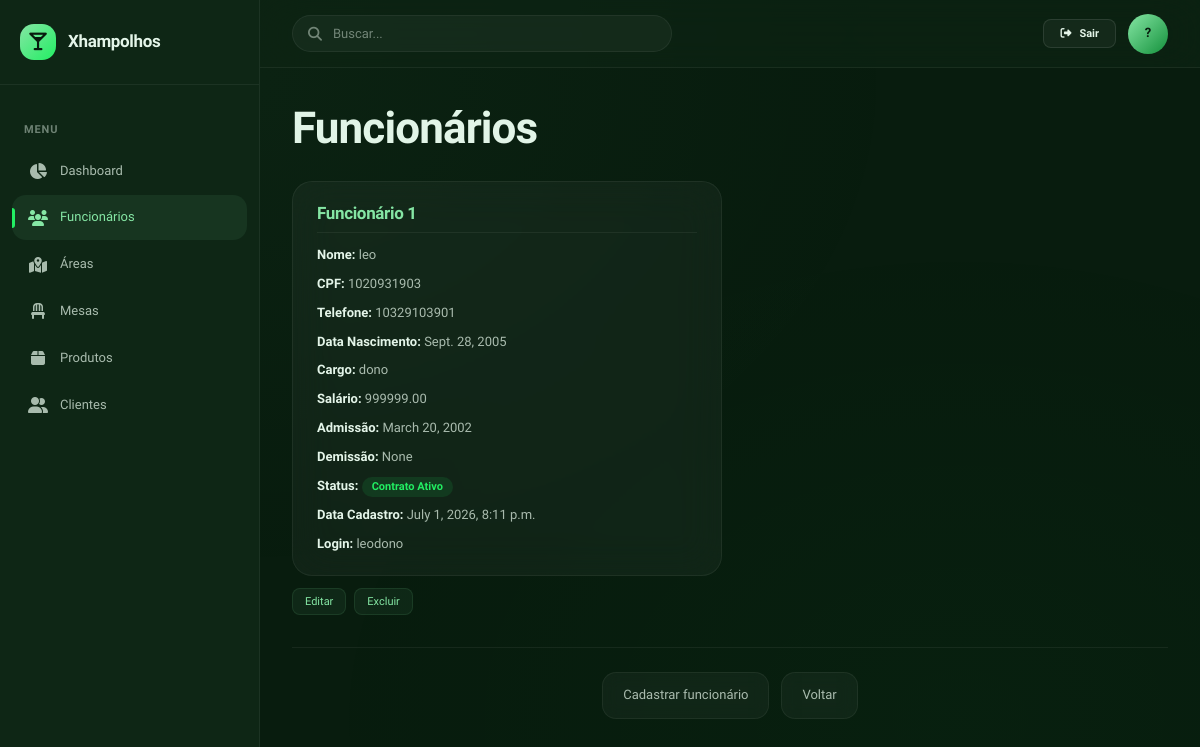
The app's page /empresas/1/funcionarios/ with its own data.
### apps/empresas/models.py (models this page shows, shortened)
class FuncionarioModel(models.Model):
    nome = models.CharField(max_length=255)
    cpf = models.CharField(max_length=11, unique=True)
    empresa = models.ForeignKey(
        EmpresaModel,
        on_delete=models.CASCADE,
        related_name="funcionarios"
    )
    cargo = models.CharField(max_length=255)
    data_nascimento = models.DateField(db_comment="Data de nasicmento do funcionário")
    telefone = models.CharField(max_length=11)
    salario = models.DecimalField(max_digits=10, decimal_places=2)
    contrato_ativo = models.BooleanField(default=True)
    data_admissao = models.DateField(db_comment="Data de admissão do funcionário")
    data_demissao = models.DateField(db_comment="Data de demissão do funcionário", null=True, blank=True)
    data_cadastro = models.DateTimeField(auto_now_add=True)
    usuario = models.OneToOneField(
        User,
        on_delete=models.CASCADE,
        related_name="funcionario"
    )

### apps/empresas/views.py (the view)
# urls.py: path("<int:id>/funcionarios/", views.funcionariosView, name="funcionarios"),
def funcionariosView(request, id):
    empresa = get_object_or_404(EmpresaModel, id=id)
    contexto = {
        "id": id,
        "funcionarios": empresa.funcionarios.all(),
        "empresa": empresa,
    }
    return render(request, "empresas/funcionario/empresasFuncionarios.html", contexto)

### templates/empresas/funcionario/empresasFuncionarios.html (shortened to what this page needs)
{% extends 'empresas/base.html' %}
{% block inner_content %}
    <h1>Funcionários</h1>
    <div class="lista-funcionarios">
        {% for funcionario in funcionarios %}
        <div class="entity-grid-item">
            {% include "componentes/funcionarioCard.html" %}
            <div class="lista-actions">
                <a href="{% url 'empresas:funcionariosEditar' funcionario.empresa.id funcionario.id %}">Editar</a>
                <a href="{% url 'empresas:funcionariosDeletar' funcionario.empresa.id funcionario.id %}">Excluir</a>
            </div>
        </div>
        {% endfor %}
    </div>
    <div class="nav-links">
        <a href="{% url 'empresas:funcionariosCadastrar' id %}">Cadastrar funcionário</a>
        <a href="{% url 'empresas:overview' id %}">Voltar</a>
    </div>
{% endblock %}

### templates/empresas/base.html (shortened to what this page needs)
{% extends 'base.html' %}
{% block body_class %}internal-page{% endblock %}
{% block container_class %}app-layout{% endblock %}
{% block content %}
<aside class="sidebar">
    <div class="sidebar-logo">
        <div class="logo-icon">
            <i class="fas fa-glass-martini-alt"></i>
        </div>
        <span class="logo-text">Xhampolhos</span>
    </div>
    <nav class="sidebar-nav">
        {% if empresa %}
        {% with current_id=empresa.id %}
        <div class="nav-section">Menu</div>
        <a href="{% url 'empresas:overview' current_id %}" class="nav-item {% if request.resolver_match.url_name == 'overview' %}active{% endif %}">
            <i class="fas fa-chart-pie"></i> Dashboard
        </a>
        <a href="{% url 'empresas:funcionarios' current_id %}" class="nav-item {% if 'funcionario' in request.resolver_match.url_name %}active{% endif %}">
            <i class="fas fa-users"></i> Funcionários
        </a>
        <a href="{% url 'empresas:areas' current_id %}" class="nav-item {% if 'area' in request.resolver_match.url_name %}active{% endif %}">
            <i class="fas fa-map-marked-alt"></i> Áreas
        </a>
        <a href="{% url 'empresas:mesas' current_id %}" class="nav-item {% if 'mesa' in request.resolver_match.url_name %}active{% endif %}">
            <i class="fas fa-chair"></i> Mesas
        </a>
        <a href="{% url 'empresas:produtos' current_id %}" class="nav-item {% if 'produto' in request.resolver_match.url_name %}active{% endif %}">
            <i class="fas fa-box"></i> Produtos
        </a>
        <a href="{% url 'empresas:clientes' current_id %}" class="nav-item {% if 'cliente' in request.resolver_match.url_name %}active{% endif %}">
            <i class="fas fa-user-friends"></i> Clientes
        </a>
        {% endwith %}
        {% endif %}
    </nav>
</aside>
<div class="main-area">
    <header class="topbar">
        <div class="topbar-search">
            <i class="fas fa-search"></i>
            <input type="text" placeholder="Buscar...">
        </div>
        <div class="topbar-actions">
            <a href="{% url 'usuarios:logout' %}" class="btn btn-sm btn-secondary">
                <i class="fas fa-sign-out-alt"></i> Sair
            </a>
            <div class="avatar">
                {% if user.is_authenticated %}{{ user.username|first|upper }}{% else %}?{% endif %}
            </div>
        </div>
    </header>
    <main class="content">
        {% block inner_content %}{% endblock %}
    </main>
</div>
{% endblock %}

### templates/base.html (shortened to what this page needs)
<!DOCTYPE html>
<html lang="pt-br">
<head>
    {% load static %}
    <link rel="stylesheet" href="https://cdnjs.cloudflare.com/ajax/libs/font-awesome/6.5.1/css/all.min.css">
    <link rel="stylesheet" href="{% static 'css/variables.css' %}">
    <link rel="stylesheet" href="{% static 'css/base.css' %}">
    <link rel="stylesheet" href="{% static 'css/components.css' %}">
</head>
<body class="{% block body_class %}{% endblock %}">
    <div class="{% block container_class %}container{% endblock %}">
        {% block content %}{% endblock %}
    </div>
</body>
</html>

### templates/componentes/funcionarioCard.html
<div class="entity-card">
    <h3>Funcionário {{ funcionario.id }}</h3>
    <p><strong>Nome:</strong> {{ funcionario.nome }}</p>
    <p><strong>CPF:</strong> {{ funcionario.cpf }}</p>
    <p><strong>Telefone:</strong> {{ funcionario.telefone }}</p>
    <p><strong>Data Nascimento:</strong> {{ funcionario.data_nascimento }}</p>
    <p><strong>Cargo:</strong> {{ funcionario.cargo }}</p>
    <p><strong>Salário:</strong> {{ funcionario.salario }}</p>
    <p><strong>Admissão:</strong> {{ funcionario.data_admissao }}</p>
    <p><strong>Demissão:</strong> {{ funcionario.data_demissao }}</p>
    <p>
        <strong>Status:</strong>
        {% if funcionario.contrato_ativo %}
            <span class="badge badge-success">Contrato Ativo</span>
        {% else %}
            <span class="badge badge-info">Contrato Finalizado</span>
        {% endif %}
    </p>
    <p><strong>Data Cadastro:</strong> {{ funcionario.data_cadastro }}</p>
    <p><strong>Login:</strong> {{ funcionario.usuario.username }}</p>
</div>

### static/css/variables.css (style rules this page uses)
:root { --bg-deep: #081C0E; --bg-surface-1: #0E2615; --bg-surface-2: #14311D; --bg-elevated: #1A3D25; --primary: #85E6A4; --primary-light: #A8F0BF; --primary-dark: #14913C; --accent: #22EE63; --accent-glow: rgba(34, 238, 99, 0.12); --text-primary: #E4F5E9; --text-secondary: rgba(228, 245, 233, 0.72); --text-muted: rgba(228, 245, 233, 0.45); --glass-bg: rgba(255, 255, 255, 0.04); --glass-hover: rgba(255, 255, 255, 0.07); --glass-active: rgba(133, 230, 164, 0.08); --glass-border: rgba(255, 255, 255, 0.06); --glass-border-hover: rgba(255, 255, 255, 0.1); --glass-blur: 20px; --border-subtle: rgba(255, 255, 255, 0.06); --border-default: rgba(255, 255, 255, 0.1); --shadow-sm: 0 1px 3px rgba(0, 0, 0, 0.3); --shadow-md: 0 4px 20px rgba(0, 0, 0, 0.4); --shadow-lg: 0 8px 40px rgba(0, 0, 0, 0.5); --shadow-xl: 0 16px 60px rgba(0, 0, 0, 0.6); --shadow-glow: 0 0 24px rgba(34, 238, 99, 0.08); --font-display: 'Lexend', sans-serif; --font-body: 'Lexend', sans-serif; --text-xs: 0.6875rem; --text-sm: 0.8125rem; --text-base: 0.9375rem; --text-lg: 1.0625rem; --text-xl: 1.25rem; --text-2xl: 1.5rem; --text-3xl: 2rem; --text-4xl: 2.75rem; --text-5xl: 3.5rem; --space-1: 4px; --space-2: 8px; --space-3: 12px; --space-4: 16px; --space-5: 20px; --space-6: 24px; --space-8: 32px; --space-10: 40px; --space-12: 48px; --space-16: 64px; --radius-sm: 8px; --radius-md: 14px; --radius-lg: 20px; --radius-xl: 24px; --radius-2xl: 28px; --radius-full: 9999px; --transition-fast: 150ms cubic-bezier(0.16, 1, 0.3, 1); --transition-base: 250ms cubic-bezier(0.16, 1, 0.3, 1); --transition-slow: 400ms cubic-bezier(0.16, 1, 0.3, 1); --sidebar-width: 260px; --topbar-height: 68px; }

### static/css/base.css (style rules this page uses)
*, *::before, *::after { margin: 0; padding: 0; box-sizing: border-box; }
html { font-size: 16px; -webkit-font-smoothing: antialiased; -moz-osx-font-smoothing: grayscale; }
body { font-family: var(--font-body); font-size: var(--text-base); line-height: 1.6; color: var(--text-primary); background: var(--bg-deep); min-height: 100vh; overflow-x: hidden; }
body::before { content: ''; position: fixed; top: 0; left: 0; width: 100%; height: 100%; background: radial-gradient(ellipse at 20% 10%, rgba(133, 230, 164, 0.03) 0%, transparent 50%), radial-gradient(ellipse at 80% 90%, rgba(34, 238, 99, 0.02) 0%, transparent 50%); pointer-events: none; z-index: 0; }
h1, h2, h3, h4, h5, h6 { font-family: var(--font-display); font-weight: 600; line-height: 1.3; color: var(--text-primary); letter-spacing: -0.02em; }
h1 { font-size: var(--text-4xl); margin-bottom: var(--space-2); font-weight: 700; }
h3 { font-size: var(--text-xl); margin-bottom: var(--space-3); }
p { margin-bottom: var(--space-4); color: var(--text-secondary); }
a { color: var(--primary); text-decoration: none; transition: color var(--transition-fast); }
strong { font-weight: 600; color: var(--text-primary); }

### records on screen
FuncionarioModel: id "1", nome "leo", cpf "1020931903", telefone "10329103901", data_nascimento "Sept. 28, 2005", cargo "dono", salario "999999.00", data_admissao "March 20, 2002", data_demissao "None", contrato_ativo "Contrato Ativo", data_cadastro "July 1, 2026, 8:11 p.m.", usuario.username "leodono"
